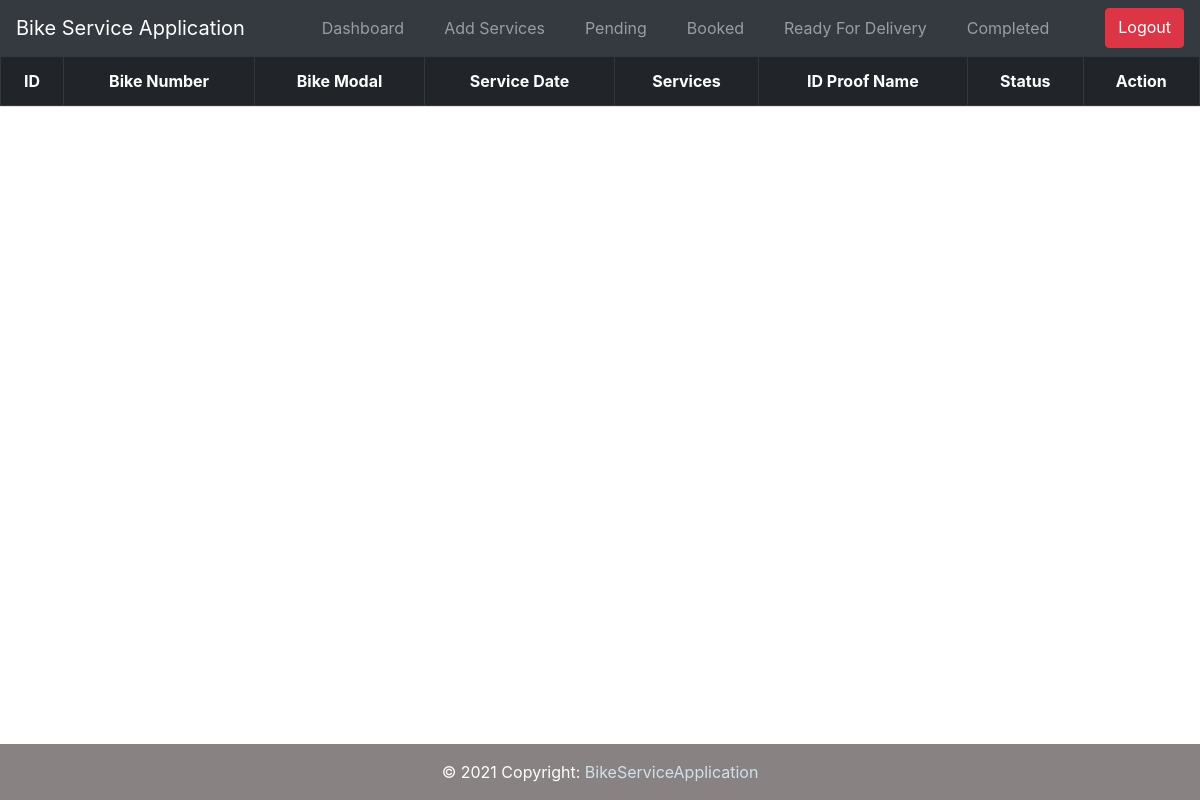
The page /admin/wait.php (signed in) on the database as committed earlier.
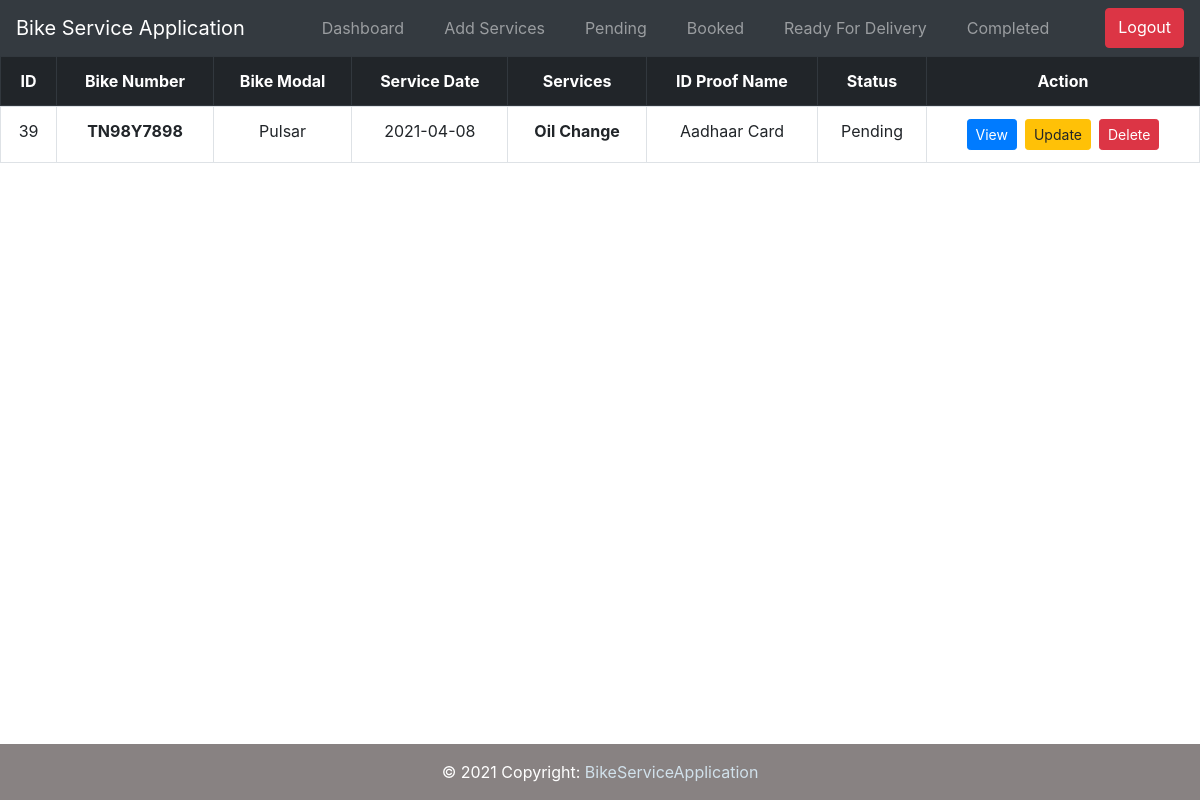
The same page on the database as committed later.
### tables this page shows
CREATE TABLE `customer_service` (
  `id` int(11) NOT NULL,
  `serviceid` varchar(11) NOT NULL,
  `firstname` varchar(30) NOT NULL,
  `lastname` varchar(10) NOT NULL,
  `bikenumber` varchar(10) NOT NULL,
  `bikemodal` varchar(20) NOT NULL,
  `servicedate` varchar(10) NOT NULL,
  `email` varchar(35) NOT NULL,
  `avail_service` varchar(50) NOT NULL,
  `phoneno` bigint(13) NOT NULL,
  `altphoneno` bigint(13) NOT NULL,
  `idname` varchar(20) NOT NULL,
  `idnumber` varchar(20) NOT NULL,
  `address` mediumtext NOT NULL,
  `statusreport` varchar(20) NOT NULL,
  `created_at` timestamp NOT NULL DEFAULT current_timestamp(),
  `updated_at` timestamp NOT NULL DEFAULT current_timestamp()
);

### admin/wait.php (the view, shortened to what this page needs)
<!DOCTYPE html>
<html lang="en">
<?php
include ('partials/head.php');
?>
<body>
    <?php
    include ('partials/header.php');
    ?>
    <section>
        <table class="table table-bordered table-hover">
            <thead class="thead-dark">
              <tr>
                <th scope="col" class="text-center">ID</th>
                <th scope="col" class="text-center">Bike Number</th>
                <th scope="col" class="text-center">Bike Modal</th>
                <th scope="col" class="text-center">Service Date</th>
                <th scope="col" class="text-center">Services</th>
                <th scope="col" class="text-center">ID Proof Name</th>
                <th scope="col" class="text-center">Status</th>
                <th scope="col" class="text-center" >Action</th>
              </tr>
            </thead>
            <tbody>
              <tr>
                  <?php
                    $sql = "SELECT * FROM customer_service WHERE statusreport ='Pending'";
                    $result = $connect -> query($sql);
                    while($row=$result->fetch_assoc()){
                      echo "<tr>";
                      echo "<td class='text-center'>". $row["id"]. "</td>".
                      "<td class='text-center'><b>". $row["bikenumber"]. "</b></td>".
                      "<td class='text-center'>". $row["bikemodal"]. "</td>".
                      "<td class='text-center'>". $row["servicedate"]. "</td>".
                      "<td class='text-center'><b>". $row["avail_service"]. "</b></td>".
                      "<td class='text-center'>". $row["idname"]. "</td>".
                      "<td class='statusreport text-center '>". $row["statusreport"]. "</td>".
                      "<td class='text-center'>"."<a href='view.php?id=".$row['id']."' class='btn btn-primary btn-sm'> View</a>" .
                      "<a href='update.php?id=".$row['id']."' class='ml-2 btn btn-warning btn-sm'> Update</a>" .
                      "<a href='delete.php?id=".$row['id']."' class='ml-2 btn btn-danger btn-sm'> Delete</a>" .
                      "</td>";
                      }
                      echo "</tr>";
                  ?>
              </tr>
            </tbody>
          </table>
    </section>
      <?php
      include ('partials/footer.php');
      ?>
</body>
</html>

Rows that differ between the two databases and show on the page:
added customer_service: id "39", bikenumber "TN98Y7898", bikemodal "Pulsar", servicedate "2021-04-08", avail_service "Oil Change", idname "Aadhaar Card", statusreport "Pending"
